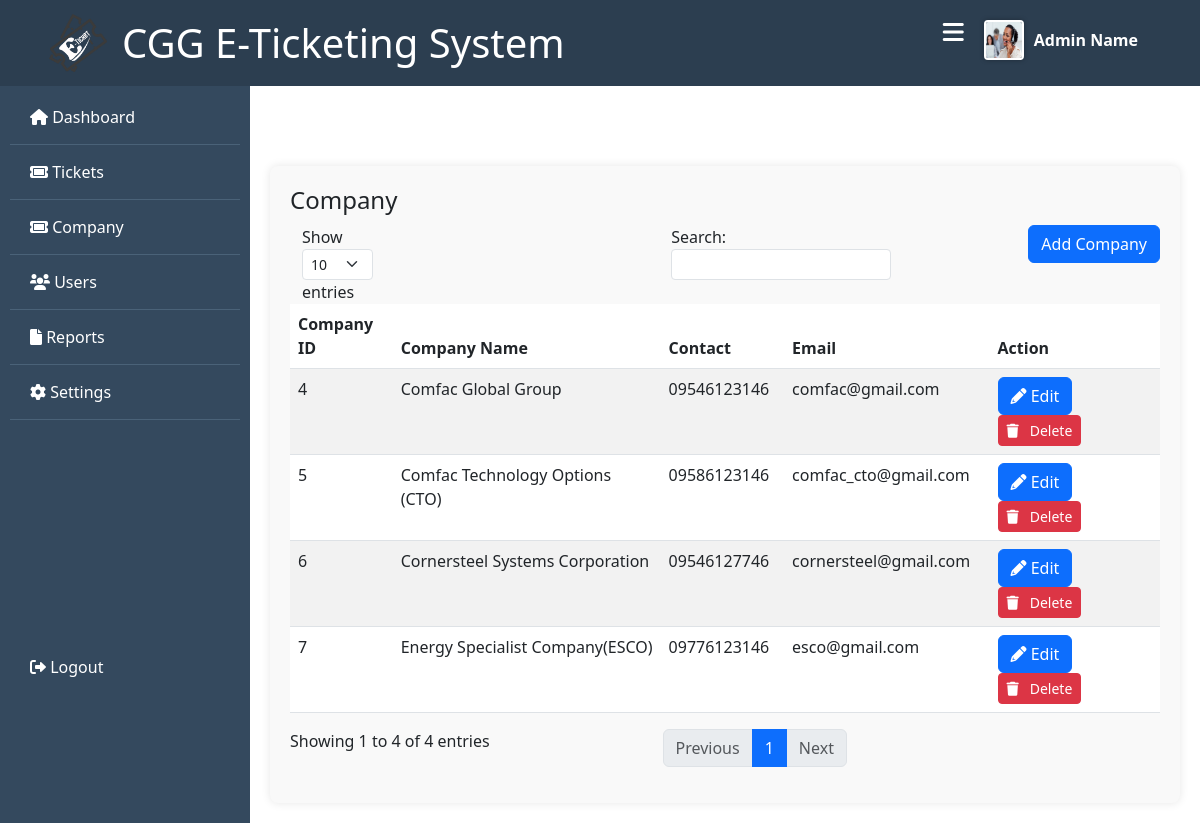
The page /admin/company_copy.php on the database its author committed.
### tables this page shows
CREATE TABLE `company` (
  `id` int(50) NOT NULL,
  `company_name` varchar(191) NOT NULL,
  `company_address` varchar(191) NOT NULL,
  `contact` varchar(191) NOT NULL,
  `email` varchar(191) NOT NULL,
  `created_at` timestamp NOT NULL DEFAULT current_timestamp()
);

### function/myfunction.php (called while the page is built)
<?php
include('../mysql_connect.php');
function getAll($table)
{
    global $con;
    $query = "SELECT * FROM $table";
    return $query_run = mysqli_query($con, $query);
}
?>

### admin/company_copy.php (the view, shortened to what this page needs)
<?php include('../function/myfunction.php');?>
<!DOCTYPE html>
<html lang="en">
<head>
    <link rel="stylesheet" href="https://cdnjs.cloudflare.com/ajax/libs/font-awesome/5.15.4/css/all.min.css">
    <link rel="stylesheet" href="https://cdnjs.cloudflare.com/ajax/libs/font-awesome/6.0.0-beta3/css/all.min.css">
    <link rel="stylesheet" href="css/admin_dashboard.css">
    <link href="https://cdn.lineicons.com/4.0/lineicons.css" rel="stylesheet" />
     <link rel="stylesheet" href="https://cdnjs.cloudflare.com/ajax/libs/font-awesome/6.0.0-beta3/css/all.min.css">
<link href="https://cdn.lineicons.com/4.0/lineicons.css" rel="stylesheet" />
<link href="https://cdn.jsdelivr.net/npm/bootstrap@5.3.0-alpha3/dist/css/bootstrap.min.css" rel="stylesheet">
</head>
<body>
<header>
        <nav class="navbar">
            <div class="container">
                <h1 class="logo"><img src="img/logo2.png" alt="Logo"> CGG E-Ticketing System</h1>
                <div class="nav-right">
                    <ul class="nav-links">
                        <li class="admin-profile">
                            <div class="profile-info">
                                <img src="img/cover1.jpg" alt="">
                                <span>Admin Name</span>
                            </div>
                        </li>
                    </ul>
                    <i class="fas fa-bars toggle-sidebar"></i>
                </div>
            </div>
        </nav>
    </header>
    <div class="sidebar">
        <div class="sidebar-links">
            <li><a href="admin_dashboard.php" class="sidebar-link"><i class="fas fa-home"></i> &nbsp;Dashboard</a></li>
            <li>
                <a href="ticket.php" class="sidebar-link">
                    <i class="fa-solid fa-ticket"></i>
                    <span class="nav-item"> &nbsp;Tickets</span>
                </a>
            </li>
            <li>
                <a href="company.php" class="sidebar-link">
                    <i class="fa-solid fa-ticket"></i>
                    <span class="nav-item"> &nbsp;Company</span>
                </a>
            </li>
            <li><a href="user.php" class="sidebar-link"><i class="fas fa-users"></i> &nbsp;Users</a></li>
            <li><a href="#"><i class="fa fa-file"></i> &nbsp;Reports</a></li>
            <li><a href="#"><i class="fas fa-cog"></i> &nbsp;Settings</a></li>
            <li><a href="#" class="logout"><i class="fas fa-sign-out-alt"></i> &nbsp;Logout</a></li>
        </div>
    </div>
    <main>
        <div class="main-content">
            <h2>Company</h2>
            <button class="btn btn-primary float-end" data-bs-toggle="modal" data-bs-target="#addCompanyModal">Add Company</button>
            <table id="example" class="table table-striped" style="width:100%">
                                <thead>
                                    <tr>
                                        <th>Company ID</th>
                                        <th>Company Name</th>
                                        <th>Contact</th>
                                        <th>Email</th>
                                        <th>Action</th>
                                    </tr>
                                </thead>
                                <tbody>
                                    <?php
                                    $company = getAll("company");
                                    if (mysqli_num_rows($company) > 0) {
                                        foreach ($company as $item) {
                                    ?>
                                            <tr>
                                                <td><?= $item['id']; ?></td>
                                                <td><?= $item['company_name']; ?></td>
                                                <td><?= $item['contact']; ?></td>
                                                <td><?= $item['email']; ?></td>
                                                <td>
                                                    <a href="#" class="btn btn-primary" data-bs-toggle="modal" data-bs-target="#editCompanyModal<?= $item['id']; ?>"><i class="fas fa-pencil"></i>&nbsp;Edit</a>
                                                    <button type="button" class="btn btn-sm btn-danger delete_category_btn" value="<?= $item['id']; ?>"><i class="fas fa-trash"></i> &nbsp; Delete</button>
                                                </td>
                                            </tr>
                                    <?php
                                        }
                                    } else {
                                        echo "No Records Found!";
                                    }
                                    ?>
                                </tbody>
                            </table>
        </div>
    </main>
</body>
</html>

### admin/css/admin_dashboard.css (style rules this page uses)
body { margin: 0; font-family: Arial, sans-serif; background-color: #f9f9f9; }
.container { max-width: 1200px; margin: 0 auto; padding: 0 20px; overflow: hidden; }
.logo { margin: 0; padding: 0; float: left; color: #fff; display: flex; align-items: center; }
.logo img { width: 70px; height: auto; margin-right: 10px; }
.navbar { background-color: #2c3e50; color: #fff; padding: 10px 0; position: fixed; width: 100%; z-index: 1000; }
.nav-links { float: right; list-style: none; margin: 0; padding: 0; flex-grow: 1; }
.nav-links li { display: inline-block; margin-left: 20px; }
.admin-profile { display: flex; align-items: center; margin-right: 20px; }
.admin-profile img { width: 40px; height: 40px; border-radius: 10%; margin-right: 10px; border: 2px solid #fff; box-shadow: 0 0 5px rgba(0, 0, 0, 0.3); }
.admin-profile .profile-info { display: flex; align-items: center; }
.admin-profile span { font-weight: bold; color: #fff; }
main { grid-area: main; padding: 20px; }
.main-content { background-color: #f9f9f9; padding: 20px; border-radius: 8px; box-shadow: 0 0 10px rgba(0, 0, 0, 0.1); }
.main-content h2 { font-size: 24px; margin-bottom: 10px; }
.sidebar { background-color: #34495e; color: #fff; width: 250px; height: 100vh; position: fixed; left: 0; top: 60px; overflow-y: auto; z-index: 999; }
.sidebar-links { list-style: none; padding: 10px; margin-top: 20px; }
.sidebar-links li { padding: 15px 20px; border-bottom: 1px solid #4a6278; }
.sidebar-links li:last-child { border-bottom: none; }
.sidebar-links li a { color: #fff; text-decoration: none; display: flex; align-items: center; transition: color 0.3s ease; }
.sidebar-links .logout { margin-top: 220px; }
main { margin-left: 250px; padding: 20px; padding-top: 80px; transition: margin-left 0.5s; }
.fa-bars { font-size: 24px; cursor: pointer; }
.toggle-sidebar { display: none; }

### rows shown on the page
company: id "4", company_name "Comfac Global Group", contact "09546123146", email "comfac@gmail.com"
company: id "5", company_name "Comfac Technology Options (CTO)", contact "09586123146", email "comfac_cto@gmail.com"
company: id "6", company_name "Cornersteel Systems Corporation", contact "09546127746", email "cornersteel@gmail.com"
company: id "7", company_name "Energy Specialist Company(ESCO)", contact "09776123146", email "esco@gmail.com"
